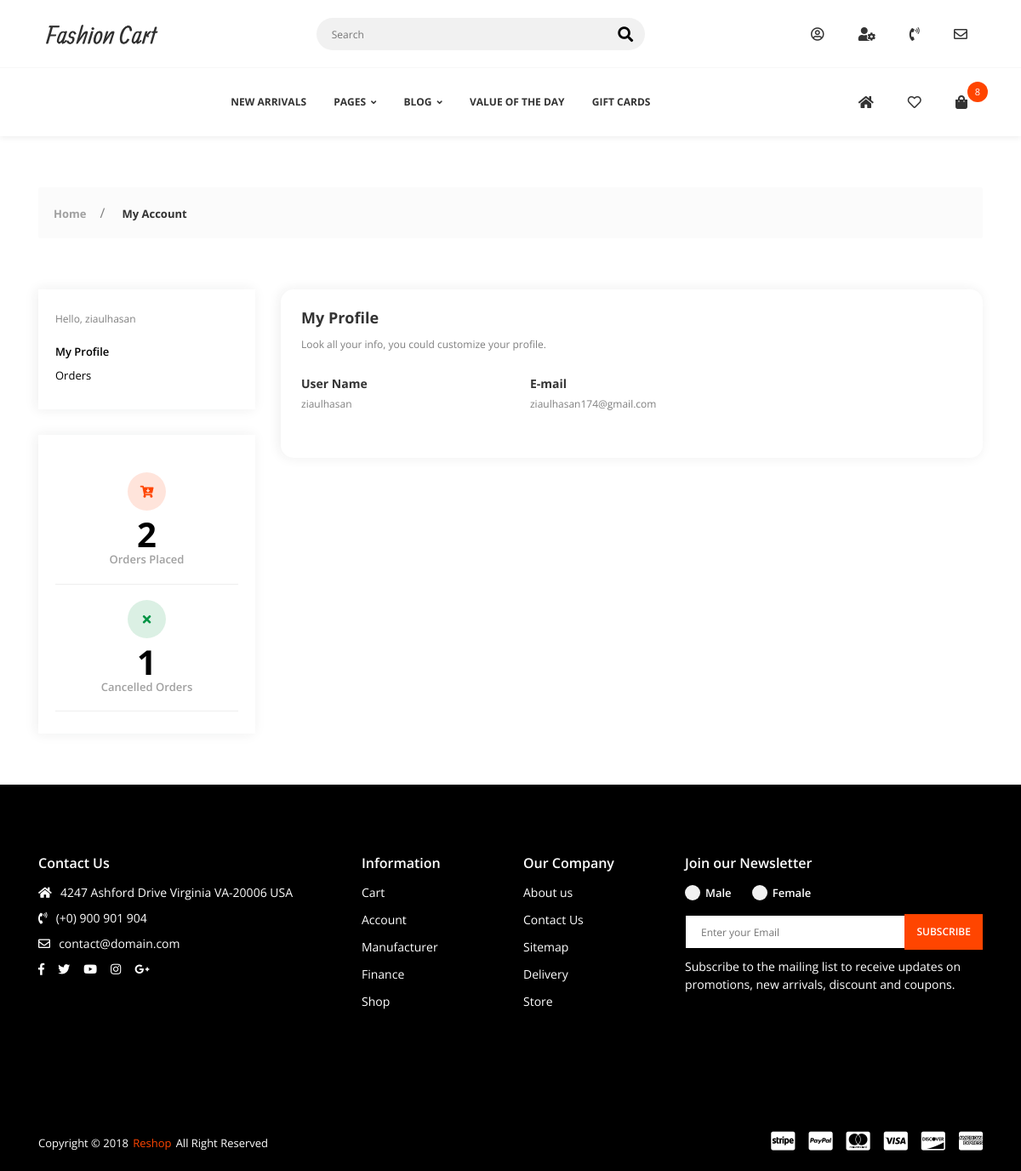
/account/profile (signed in), run on an earlier commit of the app's database.
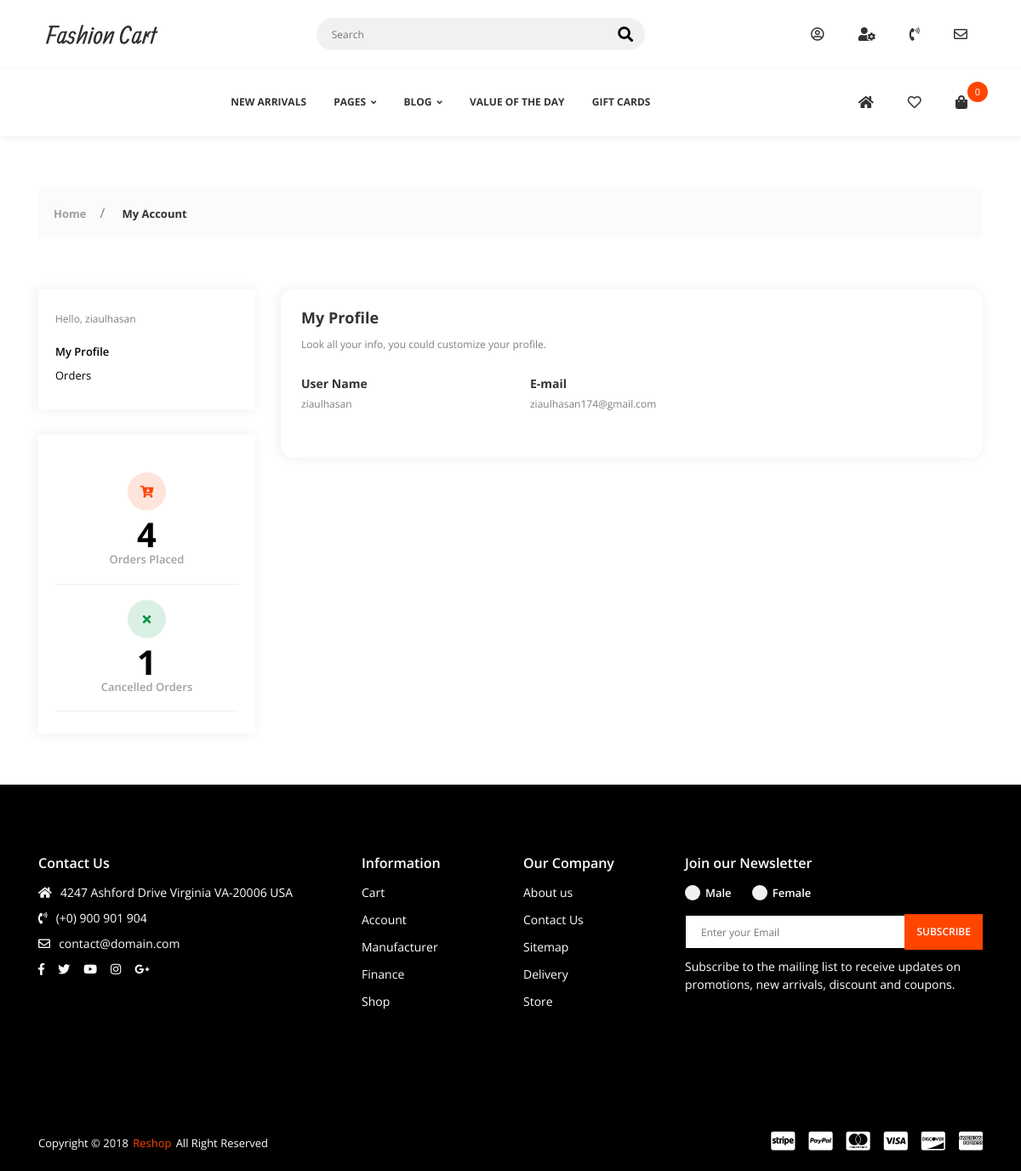
And on a later commit of the database.
### core/models/order.py (models this page shows, shortened)
class Order(models.Model):
    customer: Customer = models.ForeignKey(Customer, on_delete=models.CASCADE)
    date_ordered: datetime = models.DateTimeField(null=True, blank=True)
    date_delivered: datetime = models.DateTimeField(null=True, blank=True)
    cancellion_reason: str = models.CharField(max_length=500, null=True, blank=True)
    status = models.IntegerField(default=OrderStatusChoices.NOT_ORDERED, choices=OrderStatusChoices.choices)
    shipping = models.OneToOneField(ShippingAndBilling, on_delete=models.CASCADE, null=True, blank=True, related_name="orders")
    @property
    def items_count(self):
        count = 0
        for item in self.order_items.all():
            assert isinstance(item, OrderItem)
            count += item.quantity
        return count
    @property
    def total_price(self) -> float:
        total = 0;
        for item in self.order_items.all().select_related("product"):
            total += item.get_net_price()
        return total
    def get_items(self):
        return self.order_items.all().select_related("product")

class OrderItem(models.Model):
    order: Order = models.ForeignKey(Order, on_delete=models.CASCADE, related_name="order_items", null=True);
    product: Product = models.ForeignKey(Product, on_delete=models.CASCADE, related_name="order_items")
    quantity: int = models.IntegerField(default=1)
    def get_net_price(self) -> float:
        return self.product.get_price() * self.quantity

### core/models/customer.py (models this page shows, shortened)
class Customer(models.Model):
    user: User = models.OneToOneField(User, on_delete=models.CASCADE)
    def get_placed_order_count(self) -> int:
        return self.order_set.filter(date_ordered__isnull=False).count()
    def get_cancelled_order_count(self) -> int:
        return self.order_set.filter(status=OrderStatusChoices.CANCELLED).count()

### decorators/authorization.py (the view)
    def wrapper(request: HttpRequest, *args, **kwargs) -> HttpResponse:
        if request.user.is_authenticated:
            return func(request, *args, **kwargs)
        else:
            return redirect(reverse("accounts:login") + f"?returnurl={request.path}")

### accounts/views.py (called while the page is built)
@only_authorized
def profile(request: HttpRequest) -> HttpResponse:
    context: Dict[str, object] = dict()
    return render(request, "accounts/profile.html", context)

### core/models/product.py (called while the page is built)
    def get_price(self) -> float:
        if self.discount_price:
            return self.discount_price
        return self.price

### midllewares/cart.py (called while the page is built)
    def __call__(self, request: HttpRequest):
        if request.user.is_authenticated:
            order, created = Order.objects.get_or_create(
                customer=request.user.customer, date_ordered__isnull=True)
            request.cart = order
        response = self.get_response(request)
        return response

### templates/accounts/profile.html (shortened to what the changed rows need)
<!DOCTYPE html>
<html class="no-js" lang="en">
<head>
    <link rel="stylesheet" href="/static/css/vendor.css">
    <link rel="stylesheet" href="/static/css/utility.css">
    <link rel="stylesheet" href="/static/css/app.css">
</head>
<body class="config">
    <div id="app">
        <header class="header--style-1 header--box-shadow">
            {% include 'components/secondary-nav-2.html' %}
        </header>
        <div class="app-content">
            <div class="u-s-p-b-60">
                <div class="section__content">
                    <div class="dash">
                        <div class="container">
                            <div class="row">
                                {% include 'components/dashboard_menu.html' %}
                                <div class="col-lg-9 col-md-12">
                                    <div class="dash__box dash__box--shadow dash__box--radius dash__box--bg-white u-s-m-b-30">
                                        <div class="dash__pad-2">
                                            <h1 class="dash__h1 u-s-m-b-14">My Profile</h1>
                                            <div class="row">
                                                <div class="col-lg-4 u-s-m-b-30">
                                                    <h2 class="dash__h2 u-s-m-b-8">User Name</h2>
                                                    <span class="dash__text">{{ request.user.username }}</span>
                                                </div>
                                                <div class="col-lg-4 u-s-m-b-30">
                                                    <h2 class="dash__h2 u-s-m-b-8">E-mail</h2>
                                                    <span class="dash__text">{{ request.user.email }}</span>
                                                </div>
                                            </div>
                                        </div>
                                    </div>
                                </div>
                            </div>
                        </div>
                    </div>
                </div>
            </div>
        </div>
    </div>
</body>
</html>

### templates/components/secondary-nav-2.html (shortened to what this page needs)
<nav class="secondary-nav-wrapper">
    <div class="container">
        <div class="secondary-nav">
            <div class="menu-init" id="navigation2">
                <div class="ah-lg-mode">
                    <ul class="ah-list ah-list--design2 ah-list--link-color-secondary">
                        <li>
                            <a href="shop-side-version-2.html">NEW ARRIVALS</a>
                        </li>
                        <li class="has-dropdown">
                            <a>PAGES<i class="fas fa-angle-down u-s-m-l-6"></i></a>
                        </li>
                        <li class="has-dropdown">
                            <a>BLOG<i class="fas fa-angle-down u-s-m-l-6"></i></a>
                        </li>
                        <li>
                            <a href="shop-side-version-2.html">VALUE OF THE DAY</a>
                        </li>
                        <li>
                            <a href="shop-side-version-2.html">GIFT CARDS</a>
                        </li>
                    </ul>
                </div>
            </div>
            <div class="menu-init" id="navigation3">
                <div class="ah-lg-mode">
                    <ul class="ah-list ah-list--design1 ah-list--link-color-secondary">
                        <li>
                            <a href="{% url 'core:index' %}"><i class="fas fa-home"></i></a>
                        </li>
                        {% if request.user.is_authenticated %}
                        <li>
                            <a href="wishlist.html"><i class="far fa-heart"></i>
                            </a>
                        </li>
                        {% if request.path != "/cart" %}
                        <li class="has-dropdown">
                                <a class="mini-cart-shop-link" href="{% url 'core:cart' %}?returnurl={{ request.path }}"><i
                                        class="fas fa-shopping-bag"></i>
                                    <span class="total-item-round">{{ request.cart.items_count }}</span>
                                </a>
                        </li>
                        {% endif %}
                        {% endif %}
                    </ul>
                </div>
            </div>
        </div>
    </div>
</nav>

### templates/components/dashboard_menu.html (shortened to what this page needs)
<div class="col-lg-3 col-md-12">
    <div class="dash__box dash__box--bg-white dash__box--shadow u-s-m-b-30">
        <div class="dash__pad-1">
            <span class="dash__text u-s-m-b-16">Hello, {{ request.user.username }}</span>
            <ul class="dash__f-list">
                <li>
                    {% url 'accounts:profile' as profile %}
                    {% url 'accounts:orders' as orders %}
                    <a
                    {% if request.path == profile %}
                        class="dash-active"
                    {% endif %}
                    href="{{ profile }}">My Profile</a>
                </li>
                <li>
                    <a
                    href="{{ orders }}">Orders</a>
                </li>
            </ul>
        </div>
    </div>
    <div class="dash__box dash__box--bg-white dash__box--shadow dash__box--w">
        <div class="dash__pad-1">
            <ul class="dash__w-list">
                <li>
                    <div class="dash__w-wrap">
                        <span class="dash__w-icon dash__w-icon-style-1"><i class="fas fa-cart-arrow-down"></i></span>
                        <span class="dash__w-text">{{ request.user.customer.get_placed_order_count }}</span>
                        <span class="dash__w-name">Orders Placed</span>
                    </div>
                </li>
                <li>
                    <div class="dash__w-wrap">
                        <span class="dash__w-icon dash__w-icon-style-2"><i class="fas fa-times"></i></span>
                        <span class="dash__w-text">{{ request.user.customer.get_cancelled_order_count }}</span>
                        <span class="dash__w-name">Cancelled Orders</span>
                    </div>
                </li>
            </ul>
        </div>
    </div>
</div>

What changed in the data, as far as the page shows it:
no longer on this page (row edited): Order: cart.items_count "8"
added Order: cart.items_count "0"
Also different on the page:
{{ request.user.customer.get_placed_order_count }}: "2" → "4"
